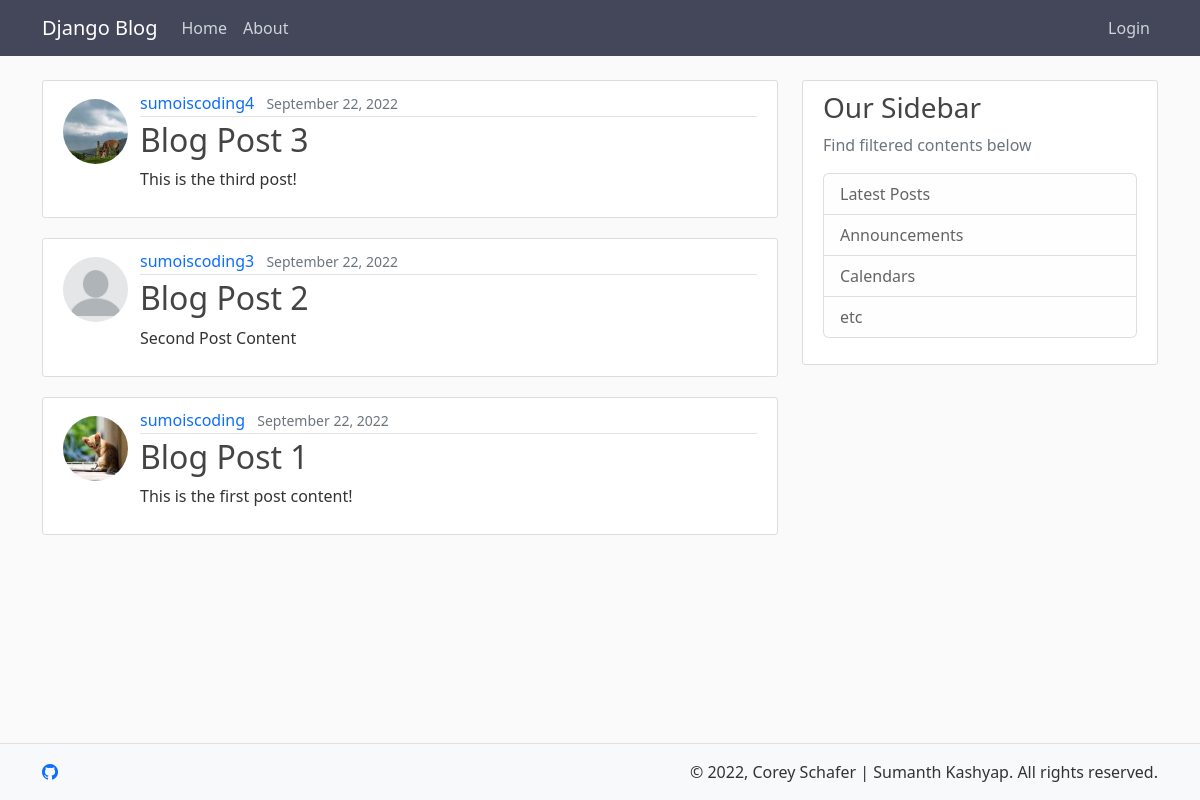
Before: / with the older database file.
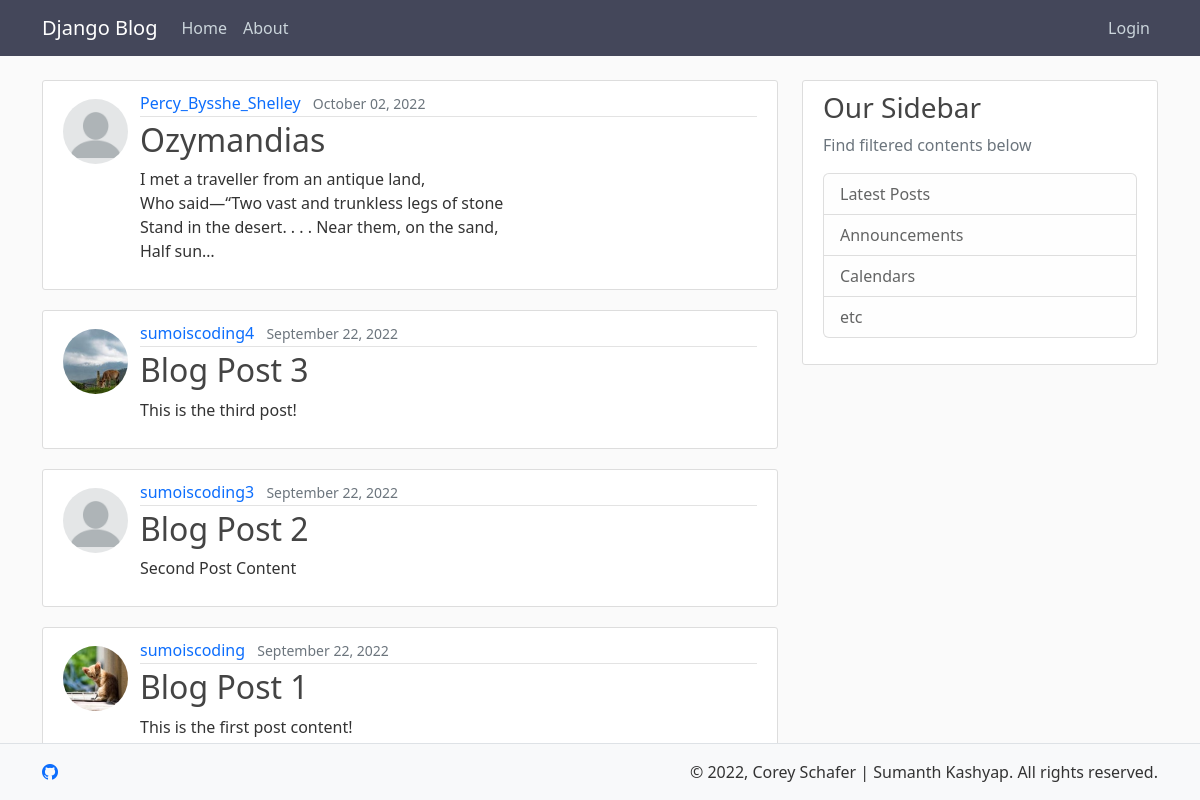
After: the same page with the newer database file.
### blog/models.py (models this page shows, shortened)
class Post(models.Model):
    title = models.CharField(max_length=100)
    content = models.TextField()
    date_posted = models.DateTimeField(default=timezone.now)
    author = models.ForeignKey(User, on_delete=models.CASCADE)

### users/models.py (models this page shows, shortened)
class Profile(models.Model):
    user = models.OneToOneField(User, on_delete=models.CASCADE)
    image = models.ImageField(default='default.jpg', upload_to='profile_pics')

### blog/views.py (the view)
# urls.py: path('', PostListView.as_view(), name='blog-home'),
class PostListView(ListView):
    model = Post
    template_name = 'blog/home.html'
    context_object_name = 'posts'
    ordering = ['-date_posted']

### blog/templates/blog/home.html
{% extends "blog/base.html" %}
{% block content %}
    {% for post in posts %}
        <article class="d-flex content-section">
          <div class="flex-shrink-0">
              <img
                src="{{ post.author.profile.image.url }}"
                alt="{{ post.author.username }}"
                class="rounded-circle article-img mt-2"
                style="margin-right: -0.25rem"
              >
          </div>
          <div class="flex-grow-1 ms-3">
            <div class="article-metadata">
              <a class="me-2" href="#" style="text-decoration: none">{{ post.author }}</a>
              <small class="text-muted">{{ post.date_posted | date:"F d, Y" }}</small>
            </div>
            <h2><a class="article-title" href="{% url 'blog-post-detail' post.id %}" style="text-decoration: none">{{ post.title }}</a></h2>
            <p class="article-content">{{ post.content|truncatechars:150 }}</p>
          </div>
      </article>
    {% endfor %}
{% endblock content %}

### blog/templates/blog/base.html (shortened to what this page needs)
{% load static %}
<!DOCTYPE html>
<html>
<head>
    <link rel="stylesheet" href="https://cdn.jsdelivr.net/npm/bootstrap@5.2.0/dist/css/bootstrap.min.css">
    <link rel="stylesheet" href="https://cdn.jsdelivr.net/npm/bootstrap-icons@1.3.0/font/bootstrap-icons.css">
    <link rel="stylesheet" type="text/css" href="{% static 'blog/main.css' %}">
</head>
<body>
  {% include 'blog/shared/header/header.html' %}
  <main role="main" class="container">
    <div class="row">
      <div class="col-md-8">
        {% block content %}{% endblock %}
      </div>
      <div class="col-md-4">
        {% include 'blog/shared/side-header/side-header.html' %}
      </div>
    </div>
  </main>
  {% include 'blog/shared/footer/footer.html' %}
</body>
</html>

### blog/templates/blog/shared/header/header.html (shortened to what this page needs)
<header class="site-header">
  <nav class="navbar navbar-expand-md navbar-dark fixed-top" style="background-color: #44475a;">
    <div class="container">
      <a class="navbar-brand mr-4" href="{% url 'blog-home' %}">Django Blog</a>
      <div class="collapse navbar-collapse" id="navbarToggle">
        <div class="navbar-nav me-auto">
          <a class="nav-item nav-link" href="{% url 'blog-home' %}">Home</a>
          <a class="nav-item nav-link" href="{% url 'blog-about' %}">About</a>
        </div>
        <div class="navbar-nav">
          {% if user.is_authenticated %}
            <a class="nav-item nav-link btn btn-outline-info" href="{% url 'blog-post-create' %}">New Post</a>
            <a class="nav-item nav-link" href="{% url 'user-profile' %}">Profile</a>
            <a class="nav-item nav-link" href="{% url 'user-logout' %}">Logout</a>
          {% else %}
            <a class="nav-item nav-link" href="{% url 'user-login' %}">Login</a>
          {% endif %}
        </div>
      </div>
    </div>
  </nav>
</header>

### blog/templates/blog/shared/side-header/side-header.html
<div class="content-section">
    <h3>Our Sidebar</h3>
    <p class='text-muted'>Find filtered contents below
      <ul class="list-group">
        <li class="list-group-item list-group-item-light">Latest Posts</li>
        <li class="list-group-item list-group-item-light">Announcements</li>
        <li class="list-group-item list-group-item-light">Calendars</li>
        <li class="list-group-item list-group-item-light">etc</li>
      </ul>
    </p>
</div>

### blog/templates/blog/shared/footer/footer.html
<div class="bg-light fixed-bottom border-top">
    <div class="container">
      <footer class="my-3">
        <div class="row">
          <div class="col-3"><a href="https://github.com/bheemaguli/" target="_blank"><i class="bi bi-github"></i></a></div>
          <div class="col-9 text-end">© 2022, Corey Schafer | Sumanth Kashyap. All rights reserved.</div>
        </div>
      </footer>
    </div>
</div>

### blog/static/blog/main.css (style rules this page uses)
body { background: #fafafa; color: #333333; margin-top: 5rem; }
h1, h2, h3, h4, h5, h6 { color: #444444; }
ul { margin: 0; }
.site-header .navbar-nav .nav-link { color: #cbd5db; }
.content-section { background: #ffffff; padding: 10px 20px; border: 1px solid #dddddd; border-radius: 3px; margin-bottom: 20px; }
.article-title { color: #444444; }
.article-content { white-space: pre-line; }
.article-img { height: 65px; width: 65px; margin-right: 16px; }
.article-metadata { padding-bottom: 1px; margin-bottom: 4px; border-bottom: 1px solid #e3e3e3 }

Changed rows visible on the page:
added Post: author.profile.image (placeholder picture), author "Percy_Bysshe_Shelley", date_posted "October 02, 2022", title "Ozymandias", content "I met a traveller from an antique land, Who said—“Two vast and trunkless legs of stone Stand in the desert. . . . Near them, on the sand, Half sun…"
